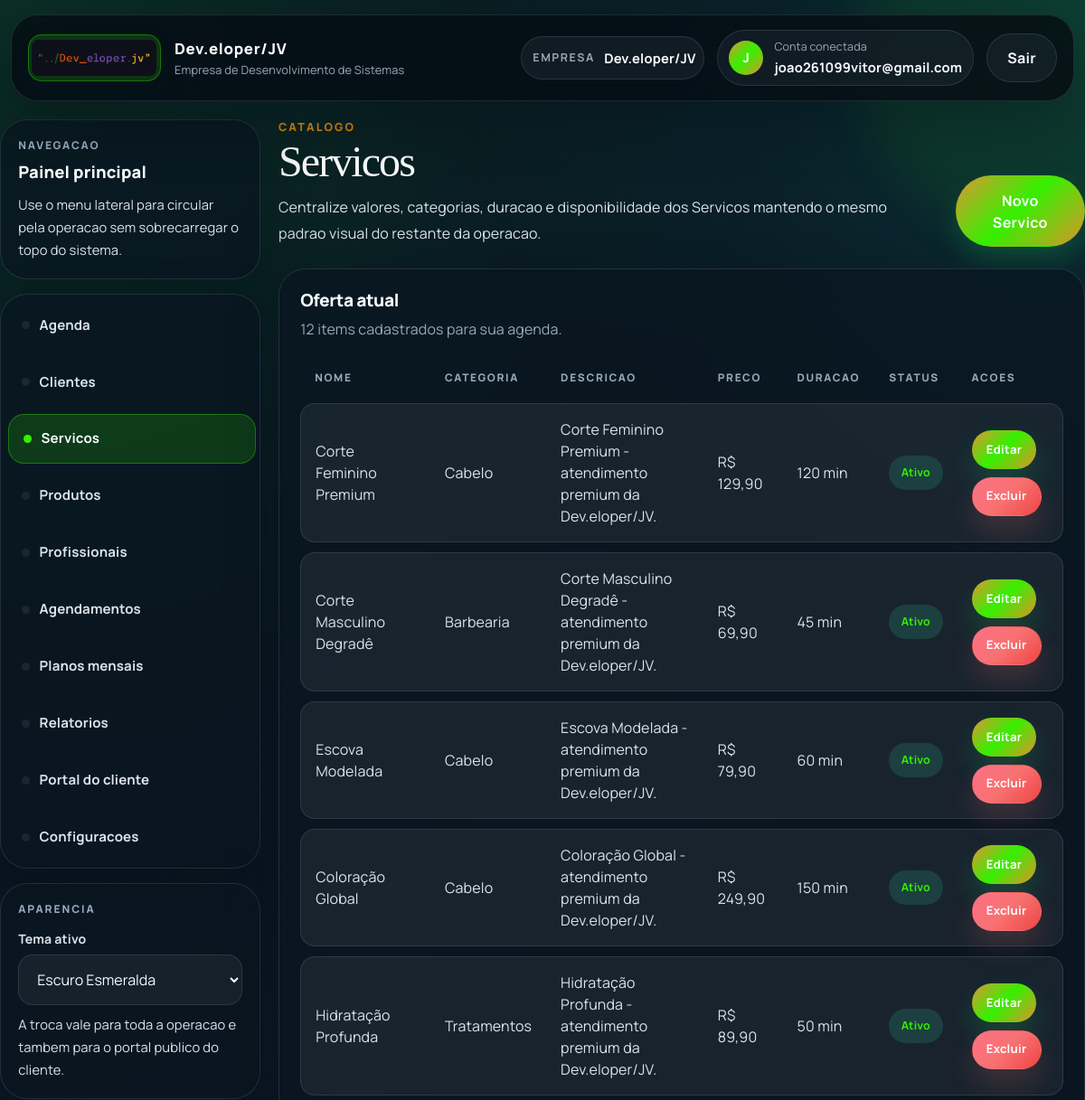
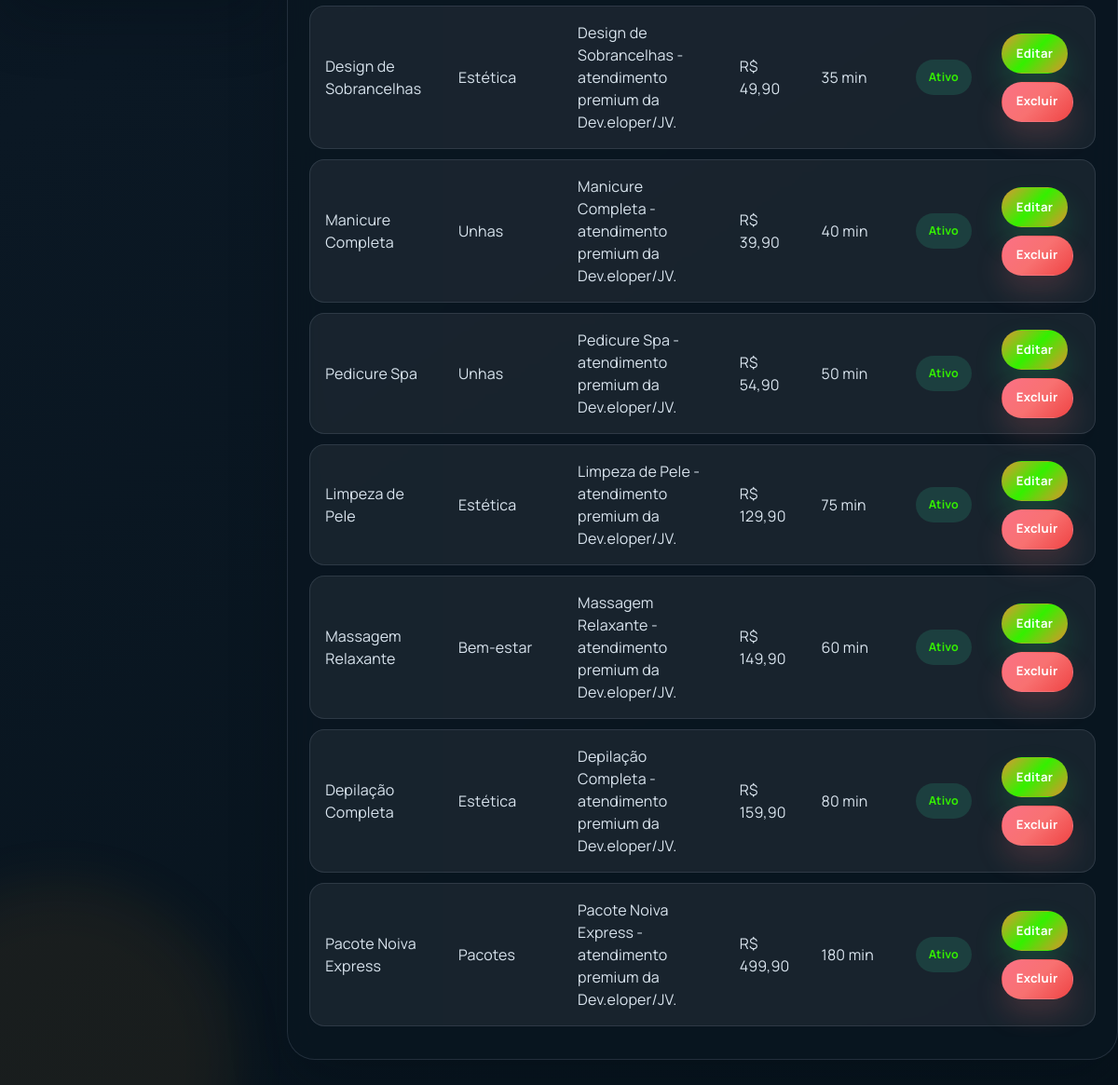
The page /servicos/ (signed in) on the database its author committed (2 pictures, top to bottom).
### empresas/models.py (models this page shows, shortened)
class Empresa(models.Model):
    PLANO_START = "start"
    PLANO_SOLO = "solo"
    PLANO_ADMIN_ONLY = "admin_only"
    PLANO_CHOICES = [
        (PLANO_SOLO, "Solo (1 funcionario com acesso)"),
        (PLANO_START, "Start (ate 5 funcionarios)"),
        (PLANO_ADMIN_ONLY, "Gestao interna (somente administrador)"),
    ]
    nome = models.CharField(max_length=100)
    tipo = models.CharField(max_length=50)
    cnpj = models.CharField(max_length=18, blank=True, null=True)
    whatsapp = models.CharField(max_length=20, blank=True, default="")
    logo = models.ImageField(upload_to="empresas/logos/", blank=True, null=True)
    logo_url = models.URLField(blank=True, default="")
    cor_primaria = models.CharField(max_length=7, blank=True, default="")
    cor_secundaria = models.CharField(max_length=7, blank=True, default="")
    texto_cabecalho = models.CharField(max_length=80, blank=True, default="")
    plano = models.CharField(max_length=20, choices=PLANO_CHOICES, default=PLANO_START)
    valor_mensal = models.DecimalField(max_digits=10, decimal_places=2, default=147)
    limite_profissionais = models.PositiveSmallIntegerField(
        default=5,
        validators=[MinValueValidator(1), MaxValueValidator(5)],
        help_text="Limite comercial de profissionais ativos para esta empresa.",
    )
    portal_token = models.UUIDField(default=uuid.uuid4, unique=True, editable=False, db_index=True)
    data_cadastro = models.DateTimeField(auto_now_add=True)
    usuario = models.OneToOneField('auth.User', on_delete=models.CASCADE, related_name='empresa')

### servicos/models.py (models this page shows, shortened)
class Servico(models.Model):
	empresa = models.ForeignKey(Empresa, on_delete=models.CASCADE)
	nome = models.CharField(max_length=255)
	categoria = models.CharField(max_length=50)
	descricao = models.TextField(blank=True, null=True)
	preco = models.DecimalField(max_digits=10, decimal_places=2)
	tempo = models.PositiveIntegerField(help_text='Duração em minutos')
	cor = models.CharField(max_length=7, default='#22c55e')
	ativo = models.BooleanField(default=True)

### servicos/views.py (the view)
# urls.py: path('', views.servicos_list, name='servicos_list'),
@login_required
def servicos_list(request):
    if not user_can_access_module(request.user, PROFISSIONAL_ACCESS_SERVICOS):
        messages.warning(request, 'Seu perfil nao possui acesso ao modulo de servicos.')
        return redirect('dashboard_home')
    empresa = get_active_empresa(request)
    if not empresa:
        return redirect('cadastro_empresa')
    servicos = Servico.objects.filter(empresa=empresa)
    return render(request, 'servicos/servicos_list.html', {'servicos': servicos})

### easyschedule/templates/servicos/servicos_list.html (shortened to what this page needs)
{% extends 'base.html' %}
{% load static %}
{% block content %}
<link rel="stylesheet" href="{% static 'css/pages.css' %}">
<section class="page-container">
  <header class="page-hero">
    <div class="page-copy">
      <p class="page-eyebrow">Catalogo</p>
      <h1 class="page-title">{{ business_profile.service_term_plural|default:"Servicos" }}</h1>
      <p class="page-subtitle">
        Centralize valores, categorias, duracao e disponibilidade dos {{ business_profile.service_term_plural|default:"servicos" }}
        mantendo o mesmo padrao visual do restante da operacao.
      </p>
    </div>
    <div class="page-actions">
      <a href="{% url 'servicos_form' %}" class="btn btn-success">Novo {{ business_profile.service_term_singular|default:"Servico" }}</a>
    </div>
  </header>
  <section class="page-card">
    <div class="page-card-header">
      <div>
        <h2>Oferta atual</h2>
        <p>{{ servicos|length }} item{{ servicos|length|pluralize }} cadastrado{{ servicos|length|pluralize }} para sua agenda.</p>
      </div>
    </div>
    <div class="table-wrap">
      <table class="table">
        <thead>
          <tr>
            <th>Nome</th>
            <th>Categoria</th>
            <th>Descricao</th>
            <th>Preco</th>
            <th>Duracao</th>
            <th>Status</th>
            <th>Acoes</th>
          </tr>
        </thead>
        <tbody>
          {% for servico in servicos %}
          <tr>
            <td><span class="table-mobile-label">Nome</span>{{ servico.nome }}</td>
            <td><span class="table-mobile-label">Categoria</span>{{ servico.categoria }}</td>
            <td><span class="table-mobile-label">Descricao</span>{{ servico.descricao|default:"-" }}</td>
            <td><span class="table-mobile-label">Preco</span>R$ {{ servico.preco|floatformat:2 }}</td>
            <td><span class="table-mobile-label">Duracao</span>{{ servico.tempo }} min</td>
            <td>
              <span class="status-chip {% if servico.ativo %}status-ativo{% else %}status-inativo{% endif %}">
                {% if servico.ativo %}Ativo{% else %}Inativo{% endif %}
              </span>
            </td>
            <td>
              <div class="table-action-group">
                <a href="{% url 'servicos_edit' servico.id %}" class="btn btn-sm btn-primary">Editar</a>
                <a href="{% url 'servicos_delete' servico.id %}" class="btn btn-sm btn-danger">Excluir</a>
              </div>
            </td>
          </tr>
          {% empty %}
          <tr class="empty-row">
            <td colspan="7" class="table-empty-cell">Nenhum servico cadastrado para esta empresa.</td>
          </tr>
          {% endfor %}
        </tbody>
      </table>
    </div>
  </section>
</section>
 {% endblock %}

### easyschedule/templates/base.html (shortened to what this page needs)
{% load static %}
<!DOCTYPE html>
<html
    lang="pt-br"
    data-company-primary="{% if empresa_atual %}{{ empresa_atual.cor_primaria|default:'' }}{% endif %}"
    data-company-secondary="{% if empresa_atual %}{{ empresa_atual.cor_secundaria|default:'' }}{% endif %}"
>
<head>
    <link rel="stylesheet" href="https://cdn.jsdelivr.net/npm/bootstrap@5.3.2/dist/css/bootstrap.min.css">
    <link rel="stylesheet" href="{% static 'css/theme.css' %}">
</head>
<body class="{% if user.is_authenticated %}app-with-sidebar{% endif %}">
    <header class="app-header">
        <div class="container">
            <div class="app-navbar">
                <a class="app-brand" href="{% if user.is_authenticated %}{% url 'dashboard_home' %}{% else %}{% url 'cliente_home' %}{% endif %}">
                    {% if user.is_authenticated and empresa_atual and empresa_atual.logo %}
                    <span class="brand-mark brand-mark-company">
                        <img src="{{ empresa_atual.logo.url }}" alt="Logo {{ empresa_atual.nome }}" class="brand-logo brand-logo-company">
                    </span>
                    {% elif user.is_authenticated and empresa_atual and empresa_atual.logo_url %}
                    <span class="brand-mark brand-mark-company">
                        <img src="{{ empresa_atual.logo_url }}" alt="Logo {{ empresa_atual.nome }}" class="brand-logo brand-logo-company">
                    </span>
                    {% else %}
                    <span class="brand-mark">
                        <img src="{% static 'img/Logo.png' %}" alt="Logo EasySchedule" class="brand-logo">
                    </span>
                    {% endif %}
                    <span class="brand-copy">
                        <strong>{% if user.is_authenticated and empresa_atual %}{{ empresa_atual.nome }}{% else %}EasySchedule{% endif %}</strong>
                        <small>
                            {% if user.is_authenticated %}
                                {% if empresa_atual and empresa_atual.texto_cabecalho %}
                                    {{ empresa_atual.texto_cabecalho }}
                                {% else %}
                                    Sistema de agenda personalizado
                                {% endif %}
                            {% else %}
                                Reserva online com elegancia
                            {% endif %}
                        </small>
                    </span>
                </a>
                {% if user.is_authenticated %}
                <div class="app-toolbar app-toolbar-top">
                    {% if user.is_authenticated and usuario_tem_acesso_global_empresa and empresas_disponiveis %}
                    <form action="{% url 'selecionar_empresa' %}" method="post" class="toolbar-form">
                        {% csrf_token %}
                        <input type="hidden" name="next" value="{{ request.get_full_path }}">
                        <label for="empresa_id">Empresa</label>
                        <select id="empresa_id" name="empresa_id" class="form-select form-select-sm" onchange="this.form.submit()">
                            {% for empresa in empresas_disponiveis %}
                            <option value="{{ empresa.id }}" {% if empresa_atual and empresa.id == empresa_atual.id %}selected{% endif %}>
                                {{ empresa.nome }}
                            </option>
                            {% endfor %}
                        </select>
                    </form>
                    {% elif user.is_authenticated and empresa_atual %}
                    <div class="toolbar-field">
                        <span>Empresa</span>
                        <strong>{{ empresa_atual.nome }}</strong>
                    </div>
                    {% endif %}
                    <div class="app-user-chip">
                        <span class="app-user-avatar">{{ user.username|first|upper }}</span>
                        <span class="app-user-copy">
                            <small>Conta conectada</small>
                            <strong>{{ user.username }}</strong>
                        </span>
                    </div>
                    <form action="{% url 'logout' %}" method="post">
                        <button type="submit" class="btn btn-secondary">Sair</button>
                    </form>
                </div>
                {% endif %}
            </div>
        </div>
    </header>
    <div class="{% if user.is_authenticated %}container app-shell{% else %}app-public-shell{% endif %}">
        {% if user.is_authenticated %}
        <aside class="app-sidebar">
            <div class="app-sidebar-card">
                <span class="sidebar-kicker">Navegacao</span>
                <strong class="sidebar-title">Painel principal</strong>
                <p class="sidebar-text">Use o menu lateral para circular pela operacao sem sobrecarregar o topo do sistema.</p>
            </div>
            <nav class="app-sidebar-nav" aria-label="Navegacao lateral">
                {% if usuario_modulos.dashboard %}
                <a class="app-sidebar-link {% if '/dashboard/' in request.path %}is-active{% endif %}" href="{% url 'dashboard_home' %}">Agenda</a>
                {% endif %}
                {% if not usuario_e_profissional %}
                {% if usuario_modulos.clientes %}
                <a class="app-sidebar-link {% if '/pessoa/' in request.path %}is-active{% endif %}" href="{% url 'pessoa_list' %}">{{ business_profile.client_term_plural|default:"Clientes" }}</a>
                {% endif %}
                {% if usuario_modulos.servicos %}
                <a class="app-sidebar-link {% if '/servicos/' in request.path %}is-active{% endif %}" href="{% url 'servicos_list' %}">{{ business_profile.service_term_plural|default:"Servicos" }}</a>
                {% endif %}
                {% if usuario_modulos.produtos %}
                <a class="app-sidebar-link {% if '/produtos/' in request.path %}is-active{% endif %}" href="{% url 'produtos_list' %}">Produtos</a>
                {% endif %}
                <a class="app-sidebar-link {% if '/profissionais/' in request.path %}is-active{% endif %}" href="{% url 'profissionais_list' %}">{{ business_profile.professional_term_plural|default:"Profissionais" }}</a>
                {% if usuario_modulos.agendamentos %}
                <a class="app-sidebar-link " href="{% url 'agendamentos_list' %}">{{ business_profile.appointment_term_plural|default:"Agendamentos" }}</a>
                {% endif %}
                <a class="app-sidebar-link {% if '/agendamentos/planos/' in request.path %}is-active{% endif %}" href="{% url 'planos_list' %}">Planos mensais</a>
                {% if usuario_modulos.relatorios %}
                <a class="app-sidebar-link {% if '/relatorios/' in request.path %}is-active{% endif %}" href="{% url 'relatorio_page' %}">Relatorios</a>
                {% endif %}
                <a class="app-sidebar-link {% if '/cliente/' in request.path or request.path == '/' %}is-active{% endif %}" href="{% url 'cliente_home' %}">Portal do cliente</a>
                {% if usuario_pode_configurar_empresa %}
                <a class="app-sidebar-link {% if '/empresas/configuracoes/' in request.path %}is-active{% endif %}" href="{% url 'empresa_configuracoes' %}">Configuracoes</a>
                {% endif %}
                {% endif %}
            </nav>
            <div class="app-sidebar-card sidebar-theme-card">
                <span class="sidebar-kicker">Aparencia</span>
                <label for="themePickerSidebar" class="sidebar-theme-label">Tema ativo</label>
                <select id="themePickerSidebar" class="theme-picker" data-theme-picker aria-label="Selecionar tema do sistema">
                    <option value="dark">Escuro Esmeralda</option>
                </select>
                <p class="sidebar-text">A troca vale para toda a operacao e tambem para o portal publico do cliente.</p>
            </div>
        </aside>
        {% endif %}
        <main class="app-main {% if user.is_authenticated %}app-main-shell{% else %}app-main-public{% endif %}">
            {% block content %}{% endblock %}
        </main>
    </div>
</body>
</html>

### rows shown on the page
Empresa: logo (picture), nome "Dev.eloper/JV", texto_cabecalho "Empresa de Desenvolvimento de Sistemas"
Servico: nome "Corte Feminino Premium", categoria "Cabelo", descricao "Corte Feminino Premium - atendimento premium da Dev.eloper/JV.", preco "129,90", tempo "120", ativo "Ativo"
Servico: nome "Corte Masculino Degradê", categoria "Barbearia", descricao "Corte Masculino Degradê - atendimento premium da Dev.eloper/JV.", preco "69,90", tempo "45", ativo "Ativo"
Servico: nome "Escova Modelada", categoria "Cabelo", descricao "Escova Modelada - atendimento premium da Dev.eloper/JV.", preco "79,90", tempo "60", ativo "Ativo"
Servico: nome "Coloração Global", categoria "Cabelo", descricao "Coloração Global - atendimento premium da Dev.eloper/JV.", preco "249,90", tempo "150", ativo "Ativo"
Servico: nome "Hidratação Profunda", categoria "Tratamentos", descricao "Hidratação Profunda - atendimento premium da Dev.eloper/JV.", preco "89,90", tempo "50", ativo "Ativo"
Servico: nome "Design de Sobrancelhas", categoria "Estética", descricao "Design de Sobrancelhas - atendimento premium da Dev.eloper/JV.", preco "49,90", tempo "35", ativo "Ativo"
Servico: nome "Manicure Completa", categoria "Unhas", descricao "Manicure Completa - atendimento premium da Dev.eloper/JV.", preco "39,90", tempo "40", ativo "Ativo"
Servico: nome "Pedicure Spa", categoria "Unhas", descricao "Pedicure Spa - atendimento premium da Dev.eloper/JV.", preco "54,90", tempo "50", ativo "Ativo"
Servico: nome "Limpeza de Pele", categoria "Estética", descricao "Limpeza de Pele - atendimento premium da Dev.eloper/JV.", preco "129,90", tempo "75", ativo "Ativo"
Servico: nome "Massagem Relaxante", categoria "Bem-estar", descricao "Massagem Relaxante - atendimento premium da Dev.eloper/JV.", preco "149,90", tempo "60", ativo "Ativo"
Servico: nome "Depilação Completa", categoria "Estética", descricao "Depilação Completa - atendimento premium da Dev.eloper/JV.", preco "159,90", tempo "80", ativo "Ativo"
Servico: nome "Pacote Noiva Express", categoria "Pacotes", descricao "Pacote Noiva Express - atendimento premium da Dev.eloper/JV.", preco "499,90", tempo "180", ativo "Ativo"

### other values the page prints
{{ user.username|first|upper }} "J"
{{ user.username }} "joao261099vitor@gmail.com"
{{ business_profile.client_term_plural|default:"Clientes" }} "Clientes"
{{ business_profile.service_term_plural|default:"Servicos" }} "Servicos"
{{ business_profile.professional_term_plural|default:"Profissionais" }} "Profissionais"
{{ business_profile.appointment_term_plural|default:"Agendamentos" }} "Agendamentos"
{{ business_profile.service_term_plural|default:"servicos" }} "Servicos"
{{ business_profile.service_term_singular|default:"Servico" }} "Servico"
{{ servicos|length }} "12"
